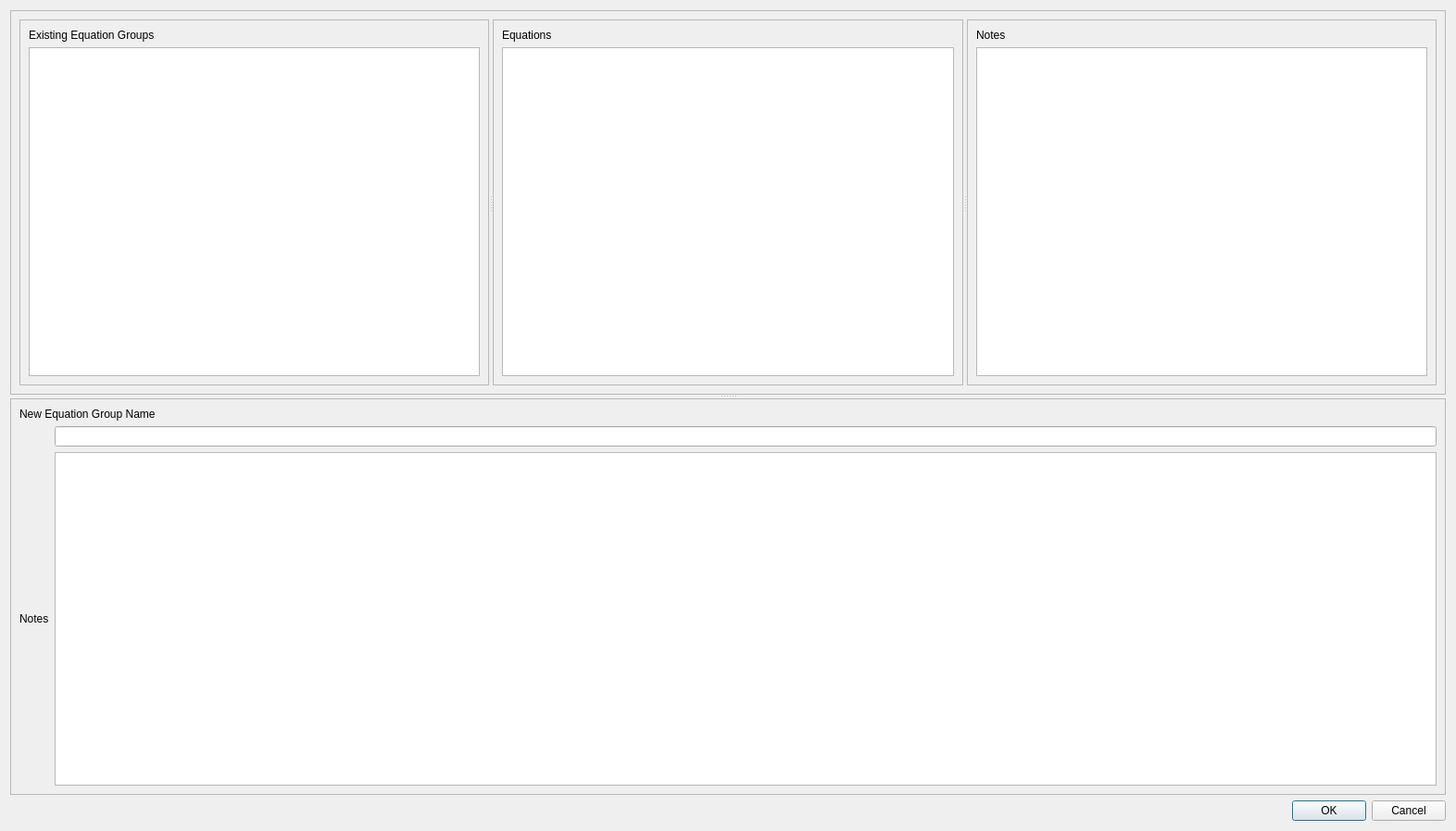
<?xml version="1.0" encoding="UTF-8"?>
<ui version="4.0">
 <class>Dialog</class>
 <widget class="QDialog" name="Dialog">
  <property name="geometry">
   <rect>
    <x>0</x>
    <y>0</y>
    <width>1572</width>
    <height>897</height>
   </rect>
  </property>
  <property name="windowTitle">
   <string>Dialog</string>
  </property>
  <layout class="QVBoxLayout" name="verticalLayout">
   <item>
    <widget class="QSplitter" name="splitter_2">
     <property name="orientation">
      <enum>Qt::Vertical</enum>
     </property>
     <widget class="QFrame" name="existing_eq_group_frme">
      <property name="frameShape">
       <enum>QFrame::StyledPanel</enum>
      </property>
      <property name="frameShadow">
       <enum>QFrame::Raised</enum>
      </property>
      <layout class="QHBoxLayout" name="horizontalLayout">
       <item>
        <widget class="QSplitter" name="splitter">
         <property name="orientation">
          <enum>Qt::Horizontal</enum>
         </property>
         <widget class="QFrame" name="ex_frame_list">
          <property name="frameShape">
           <enum>QFrame::StyledPanel</enum>
          </property>
          <property name="frameShadow">
           <enum>QFrame::Raised</enum>
          </property>
          <layout class="QVBoxLayout" name="verticalLayout_2">
           <item>
            <widget class="QLabel" name="label">
             <property name="text">
              <string>Existing Equation Groups</string>
             </property>
            </widget>
           </item>
           <item>
            <widget class="QListWidget" name="existing_eq_group_list"/>
           </item>
          </layout>
         </widget>
         <widget class="QFrame" name="eq_list_frame">
          <property name="frameShape">
           <enum>QFrame::StyledPanel</enum>
          </property>
          <property name="frameShadow">
           <enum>QFrame::Raised</enum>
          </property>
          <layout class="QVBoxLayout" name="verticalLayout_3">
           <item>
            <widget class="QLabel" name="eq_list_lbl">
             <property name="text">
              <string>Equations</string>
             </property>
             <property name="buddy">
              <cstring>eq_list</cstring>
             </property>
            </widget>
           </item>
           <item>
            <widget class="QListWidget" name="eq_list"/>
           </item>
          </layout>
         </widget>
         <widget class="QFrame" name="notes_frame">
          <property name="frameShape">
           <enum>QFrame::StyledPanel</enum>
          </property>
          <property name="frameShadow">
           <enum>QFrame::Raised</enum>
          </property>
          <layout class="QVBoxLayout" name="verticalLayout_4">
           <item>
            <widget class="QLabel" name="existing_notes_lbl">
             <property name="text">
              <string>Notes</string>
             </property>
             <property name="buddy">
              <cstring>existing_notes_text_edit</cstring>
             </property>
            </widget>
           </item>
           <item>
            <widget class="QTextEdit" name="existing_notes_text_edit">
             <property name="textInteractionFlags">
              <set>Qt::LinksAccessibleByMouse|Qt::TextSelectableByKeyboard|Qt::TextSelectableByMouse</set>
             </property>
            </widget>
           </item>
          </layout>
         </widget>
        </widget>
       </item>
      </layout>
     </widget>
     <widget class="QFrame" name="new_eq_group_frame">
      <property name="frameShape">
       <enum>QFrame::StyledPanel</enum>
      </property>
      <property name="frameShadow">
       <enum>QFrame::Raised</enum>
      </property>
      <layout class="QGridLayout" name="gridLayout">
       <item row="0" column="0" colspan="2">
        <widget class="QLabel" name="new_eq_group_lbl">
         <property name="text">
          <string>New Equation Group Name</string>
         </property>
         <property name="buddy">
          <cstring>new_eq_group_l_edit</cstring>
         </property>
        </widget>
       </item>
       <item row="1" column="1">
        <widget class="QLineEdit" name="new_eq_group_l_edit"/>
       </item>
       <item row="2" column="0">
        <widget class="QLabel" name="notes_lbl">
         <property name="text">
          <string>Notes</string>
         </property>
         <property name="buddy">
          <cstring>notes_text_edit</cstring>
         </property>
        </widget>
       </item>
       <item row="2" column="1">
        <widget class="QTextEdit" name="notes_text_edit"/>
       </item>
      </layout>
     </widget>
    </widget>
   </item>
   <item>
    <widget class="QDialogButtonBox" name="buttonBox">
     <property name="orientation">
      <enum>Qt::Horizontal</enum>
     </property>
     <property name="standardButtons">
      <set>QDialogButtonBox::Cancel|QDialogButtonBox::Ok</set>
     </property>
    </widget>
   </item>
  </layout>
 </widget>
 <resources/>
 <connections>
  <connection>
   <sender>buttonBox</sender>
   <signal>accepted()</signal>
   <receiver>Dialog</receiver>
   <slot>accept()</slot>
   <hints>
    <hint type="sourcelabel">
     <x>248</x>
     <y>254</y>
    </hint>
    <hint type="destinationlabel">
     <x>157</x>
     <y>274</y>
    </hint>
   </hints>
  </connection>
  <connection>
   <sender>buttonBox</sender>
   <signal>rejected()</signal>
   <receiver>Dialog</receiver>
   <slot>reject()</slot>
   <hints>
    <hint type="sourcelabel">
     <x>316</x>
     <y>260</y>
    </hint>
    <hint type="destinationlabel">
     <x>286</x>
     <y>274</y>
    </hint>
   </hints>
  </connection>
 </connections>
</ui>
